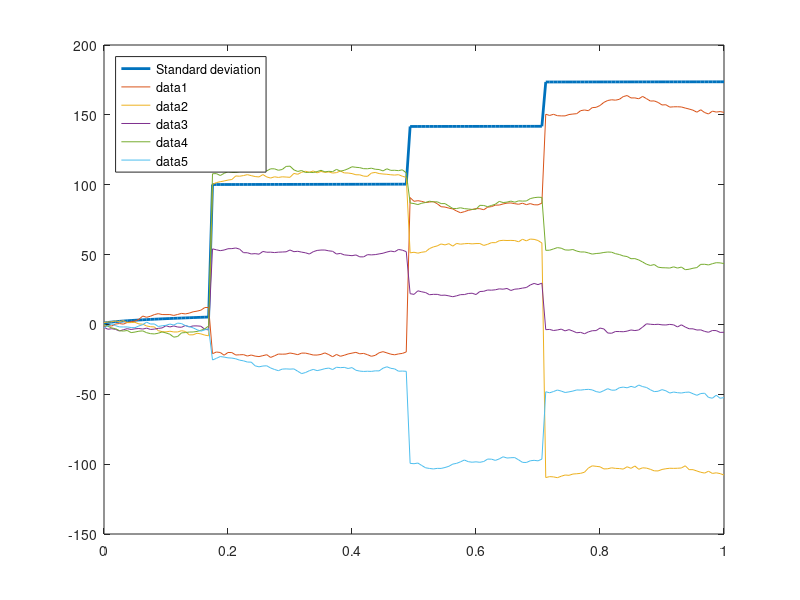

Write MATLAB code to recreate this figure.
clear all
% Tan Bui-Thanh, April 2012
% Institute for computational engineering and sciences
% The University of Texas at Austin
% tanbui@ices.utexas.edu

% Prior elicitation

% rand('state',20);
randn('state',18);

% standard deviation of the innovation
gamma = 0.05;

% Mesh
n = 160;
s = linspace(0,1,n+1)';

nv = 5;
xn = randn(n+1,nv);

numjumps = 3;

%%%-----------Now L_O prior------------------
theta = 0.01;
gamma = 1;
L_N = diag(ones(n+1,1)) - diag(ones(n,1),-1);
m = floor(rand(numjumps,1)*n);

H = ones(n+1,1); H(m) = theta;
L_O = diag(H) * L_N;

% you should never do this, but we do it anyway for convenience
L_Oinv = inv(L_O);

% random prior draws
x = gamma * (L_Oinv * xn);

% compute the pointwise variance
Dev = sqrt(gamma^2 * diag(L_Oinv * L_Oinv'));

figure
axes('fontsize',12);
plot(s,Dev,'linewidth',2)
legend('Standard deviation','location','northwest')
hold on
plot(s,x)
